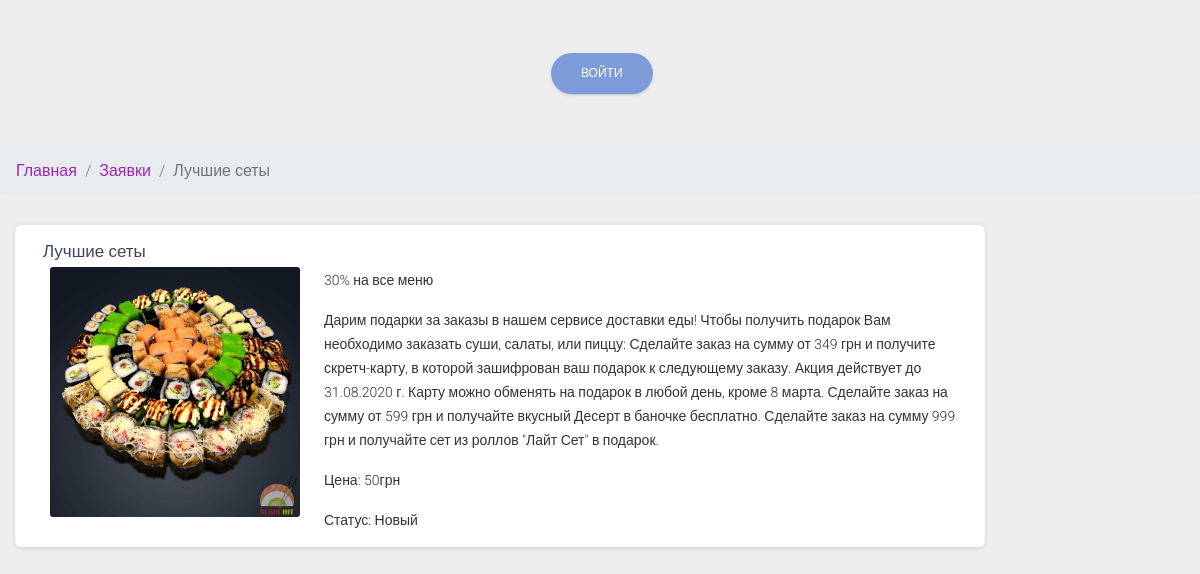
/admin/modules/request/detail.php?id=7, run on the app's committed database.
### tables this page shows
CREATE TABLE `request` (
  `id` int(11) NOT NULL,
  `title` varchar(255) NOT NULL,
  `description` varchar(255) NOT NULL,
  `content` text NOT NULL,
  `category_id` int(11) NOT NULL,
  `image` varchar(255) NOT NULL DEFAULT 'shop.jpg',
  `cost` int(11) NOT NULL,
  `user_id` int(11) NOT NULL,
  `phone` varchar(255) NOT NULL,
  `status` varchar(255) NOT NULL DEFAULT 'Новый'
);

### shop/parts/account_b/product_request.php (the view, shortened to what this page needs)
<div class="col-10  mt-3">
    <div class="card border-info mb-3">
        <div class="card-body">
            <h5 class="card-title text-left ml-2">
                <?php
                if($row['status'] == "Новый") { ?>
                    <p class="card-text"><?php echo $row['title']; ?></p>
                <?php } else { ?>
                    <a href="/shop/product.php?id=<?php echo $row['id']; ?>">
                        <?php echo $row['title']; ?>
                    </a>
                <?php } ?>
            </h5>
            <div class="col-md-4">
                <img style="height: 250px; width: 250px;" src="/shop/images/<?php echo $row['image']; ?>" alt='Продукт' class="card-img float-left mr-4">
            </div>
            <div>
                <p class="card-text"><?php echo $row['description']; ?></p>
                <p class="card-text"><?php echo $row['content']; ?></p>
                <p class="card-text">Цена: <?php echo $row['cost']; ?>грн</p>
                <p class="card-text">Статус: <?php echo $row['status']; ?></p>
            </div>
        </div>
    </div>
</div>

### admin/modules/request/detail.php (shortened to what this page needs)
<?php
include $_SERVER["DOCUMENT_ROOT"] . "/configs/db.php";
include $_SERVER["DOCUMENT_ROOT"] . "/admin/parts/header.php";
$sql = "SELECT * FROM `request` WHERE `id`=" . $_GET['id'];
$result = $conn->query($sql);
$row = mysqli_fetch_assoc($result);
?>
<nav aria-label="breadcrumb">
  <ol class="breadcrumb">
    <li class="breadcrumb-item"><a href="/admin">Главная</a></li>
    <li class="breadcrumb-item"><a href="/admin/request.php">Заявки</a></li>
    <li class="breadcrumb-item active" aria-current="page"><?php echo $row["title"] ?></li>
  </ol>
</nav>
<?php
include $_SERVER['DOCUMENT_ROOT'] . '/shop/parts/account_b/product_request.php';
?>

### data on the page
request: title "Лучшие сеты", image (picture), description "30% на все меню", content "Дарим подарки за заказы в нашем сервисе доставки еды! Чтобы получить подарок Вам необходимо заказать суши, салаты, или пиццу: Сделайте заказ на сумму от 349 грн и получите скретч-карту, в которой зашифрован ваш подарок к следующему заказу. Акция действует до 31.08.2020 г. Карту можно обменять на подарок в любой день, кроме 8 марта. Сделайте заказ на сумму от 599 грн и получайте вкусный Десерт в баночке бесплатно. Сделайте заказ на сумму 999 грн и получайте сет из роллов \"Лайт Сет\" в подарок.", cost "50", status "Новый"
